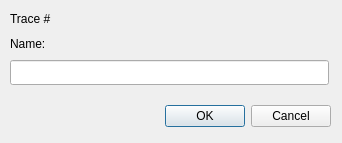
<?xml version="1.0" encoding="UTF-8"?>
<ui version="4.0">
 <class>Dialog_traceParameters</class>
 <widget class="QDialog" name="Dialog_traceParameters">
  <property name="geometry">
   <rect>
    <x>0</x>
    <y>0</y>
    <width>342</width>
    <height>143</height>
   </rect>
  </property>
  <property name="sizePolicy">
   <sizepolicy hsizetype="Fixed" vsizetype="Fixed">
    <horstretch>0</horstretch>
    <verstretch>0</verstretch>
   </sizepolicy>
  </property>
  <property name="minimumSize">
   <size>
    <width>342</width>
    <height>143</height>
   </size>
  </property>
  <property name="maximumSize">
   <size>
    <width>342</width>
    <height>143</height>
   </size>
  </property>
  <property name="baseSize">
   <size>
    <width>342</width>
    <height>143</height>
   </size>
  </property>
  <property name="windowTitle">
   <string>Trace name</string>
  </property>
  <widget class="QDialogButtonBox" name="buttonBox">
   <property name="geometry">
    <rect>
     <x>10</x>
     <y>100</y>
     <width>321</width>
     <height>32</height>
    </rect>
   </property>
   <property name="orientation">
    <enum>Qt::Horizontal</enum>
   </property>
   <property name="standardButtons">
    <set>QDialogButtonBox::Cancel|QDialogButtonBox::Ok</set>
   </property>
  </widget>
  <widget class="QLabel" name="label_routeID">
   <property name="geometry">
    <rect>
     <x>10</x>
     <y>10</y>
     <width>161</width>
     <height>17</height>
    </rect>
   </property>
   <property name="text">
    <string>Trace #&lt;notset&gt;</string>
   </property>
  </widget>
  <widget class="QLineEdit" name="lineEdit_routeName">
   <property name="geometry">
    <rect>
     <x>10</x>
     <y>60</y>
     <width>319</width>
     <height>25</height>
    </rect>
   </property>
   <property name="inputMethodHints">
    <set>Qt::ImhLatinOnly</set>
   </property>
   <property name="readOnly">
    <bool>false</bool>
   </property>
  </widget>
  <widget class="QLabel" name="label_routeTitle">
   <property name="geometry">
    <rect>
     <x>10</x>
     <y>35</y>
     <width>81</width>
     <height>17</height>
    </rect>
   </property>
   <property name="text">
    <string>Name:</string>
   </property>
  </widget>
 </widget>
 <resources/>
 <connections>
  <connection>
   <sender>buttonBox</sender>
   <signal>accepted()</signal>
   <receiver>Dialog_traceParameters</receiver>
   <slot>accept()</slot>
   <hints>
    <hint type="sourcelabel">
     <x>248</x>
     <y>254</y>
    </hint>
    <hint type="destinationlabel">
     <x>157</x>
     <y>274</y>
    </hint>
   </hints>
  </connection>
  <connection>
   <sender>buttonBox</sender>
   <signal>rejected()</signal>
   <receiver>Dialog_traceParameters</receiver>
   <slot>reject()</slot>
   <hints>
    <hint type="sourcelabel">
     <x>316</x>
     <y>260</y>
    </hint>
    <hint type="destinationlabel">
     <x>286</x>
     <y>274</y>
    </hint>
   </hints>
  </connection>
 </connections>
</ui>
